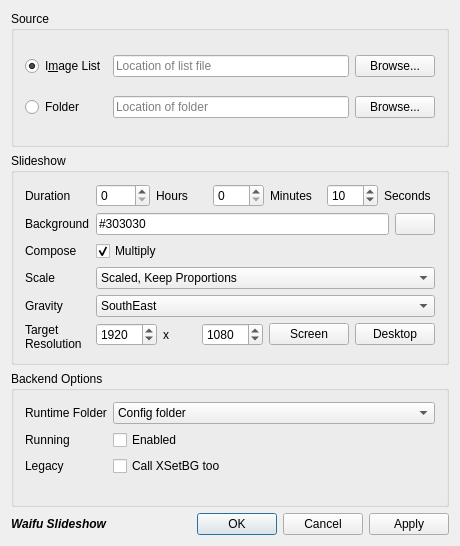
<?xml version="1.0" encoding="UTF-8"?>
<ui version="4.0">
 <class>MainWindow</class>
 <widget class="QDialog" name="MainWindow">
  <property name="geometry">
   <rect>
    <x>0</x>
    <y>0</y>
    <width>460</width>
    <height>546</height>
   </rect>
  </property>
  <property name="sizePolicy">
   <sizepolicy hsizetype="Minimum" vsizetype="Minimum">
    <horstretch>0</horstretch>
    <verstretch>0</verstretch>
   </sizepolicy>
  </property>
  <property name="windowTitle">
   <string>Cutie-pie Wallpaper Changer</string>
  </property>
  <property name="windowIcon">
   <iconset resource="resource.qrc">
    <normaloff>:/images/clock.png</normaloff>:/images/clock.png</iconset>
  </property>
  <layout class="QVBoxLayout" name="verticalLayout">
   <item>
    <widget class="QGroupBox" name="groupBox">
     <property name="title">
      <string>Source</string>
     </property>
     <layout class="QGridLayout" name="gridLayout">
      <item row="0" column="0">
       <widget class="QRadioButton" name="sourceImageList">
        <property name="text">
         <string>I&amp;mage List</string>
        </property>
        <property name="checked">
         <bool>true</bool>
        </property>
       </widget>
      </item>
      <item row="0" column="1">
       <layout class="QHBoxLayout" name="horizontalLayout_7">
        <item>
         <widget class="QLineEdit" name="listfile">
          <property name="placeholderText">
           <string>Location of list file</string>
          </property>
         </widget>
        </item>
        <item>
         <widget class="QPushButton" name="listfileBrowse">
          <property name="text">
           <string>Browse...</string>
          </property>
         </widget>
        </item>
       </layout>
      </item>
      <item row="1" column="0">
       <widget class="QRadioButton" name="sourceFolder">
        <property name="text">
         <string>Folder</string>
        </property>
       </widget>
      </item>
      <item row="1" column="1">
       <layout class="QHBoxLayout" name="horizontalLayout_8">
        <item>
         <widget class="QLineEdit" name="fileFolder">
          <property name="placeholderText">
           <string>Location of folder</string>
          </property>
         </widget>
        </item>
        <item>
         <widget class="QPushButton" name="fileFolderBrowse">
          <property name="text">
           <string>Browse...</string>
          </property>
         </widget>
        </item>
       </layout>
      </item>
     </layout>
    </widget>
   </item>
   <item>
    <widget class="QGroupBox" name="slideshowGroup">
     <property name="title">
      <string>Slideshow</string>
     </property>
     <layout class="QFormLayout" name="formLayout">
      <item row="0" column="0">
       <widget class="QLabel" name="label_2">
        <property name="text">
         <string>Duration</string>
        </property>
       </widget>
      </item>
      <item row="0" column="1">
       <layout class="QHBoxLayout" name="horizontalLayout_5">
        <item>
         <widget class="QSpinBox" name="hrs">
          <property name="maximum">
           <number>8760</number>
          </property>
         </widget>
        </item>
        <item>
         <widget class="QLabel" name="label_6">
          <property name="text">
           <string>Hours</string>
          </property>
         </widget>
        </item>
        <item>
         <widget class="QSpinBox" name="min">
          <property name="maximum">
           <number>59</number>
          </property>
         </widget>
        </item>
        <item>
         <widget class="QLabel" name="label_7">
          <property name="text">
           <string>Minutes</string>
          </property>
         </widget>
        </item>
        <item>
         <widget class="QSpinBox" name="sec">
          <property name="maximum">
           <number>60</number>
          </property>
          <property name="singleStep">
           <number>10</number>
          </property>
          <property name="value">
           <number>10</number>
          </property>
         </widget>
        </item>
        <item>
         <widget class="QLabel" name="label_8">
          <property name="text">
           <string>Seconds</string>
          </property>
         </widget>
        </item>
       </layout>
      </item>
      <item row="1" column="0">
       <widget class="QLabel" name="label_12">
        <property name="text">
         <string>Background</string>
        </property>
       </widget>
      </item>
      <item row="1" column="1">
       <layout class="QHBoxLayout" name="horizontalLayout_6">
        <item>
         <widget class="QLineEdit" name="bgcolor">
          <property name="inputMask">
           <string>\#HHHHHH</string>
          </property>
          <property name="text">
           <string>#303030</string>
          </property>
          <property name="placeholderText">
           <string>Format should be #RRGGBB</string>
          </property>
         </widget>
        </item>
        <item>
         <widget class="QPushButton" name="bgcolorSelect">
          <property name="text">
           <string/>
          </property>
         </widget>
        </item>
       </layout>
      </item>
      <item row="2" column="0">
       <widget class="QLabel" name="label_13">
        <property name="text">
         <string>Compose</string>
        </property>
       </widget>
      </item>
      <item row="2" column="1">
       <widget class="QCheckBox" name="multiply">
        <property name="text">
         <string>Multiply</string>
        </property>
        <property name="checked">
         <bool>true</bool>
        </property>
       </widget>
      </item>
      <item row="3" column="0">
       <widget class="QLabel" name="label_9">
        <property name="text">
         <string>Scale</string>
        </property>
       </widget>
      </item>
      <item row="3" column="1">
       <widget class="QComboBox" name="scale">
        <item>
         <property name="text">
          <string>Scaled, Keep Proportions</string>
         </property>
        </item>
        <item>
         <property name="text">
          <string>Scaled and Cropped</string>
         </property>
        </item>
        <item>
         <property name="text">
          <string>Tiled</string>
         </property>
        </item>
        <item>
         <property name="text">
          <string>None</string>
         </property>
        </item>
       </widget>
      </item>
      <item row="4" column="0">
       <widget class="QLabel" name="label_11">
        <property name="text">
         <string>Gravity</string>
        </property>
       </widget>
      </item>
      <item row="4" column="1">
       <widget class="QComboBox" name="gravity">
        <property name="currentIndex">
         <number>3</number>
        </property>
        <item>
         <property name="text">
          <string>North</string>
         </property>
        </item>
        <item>
         <property name="text">
          <string>NorthEast</string>
         </property>
        </item>
        <item>
         <property name="text">
          <string>East</string>
         </property>
        </item>
        <item>
         <property name="text">
          <string>SouthEast</string>
         </property>
        </item>
        <item>
         <property name="text">
          <string>South</string>
         </property>
        </item>
        <item>
         <property name="text">
          <string>SouthWest</string>
         </property>
        </item>
        <item>
         <property name="text">
          <string>West</string>
         </property>
        </item>
        <item>
         <property name="text">
          <string>NorthWest</string>
         </property>
        </item>
        <item>
         <property name="text">
          <string>Center</string>
         </property>
        </item>
       </widget>
      </item>
      <item row="5" column="0">
       <widget class="QLabel" name="label_5">
        <property name="text">
         <string>Target&lt;br&gt;Resolution</string>
        </property>
       </widget>
      </item>
      <item row="5" column="1">
       <layout class="QHBoxLayout" name="horizontalLayout">
        <item>
         <widget class="QSpinBox" name="targetWidth">
          <property name="minimum">
           <number>200</number>
          </property>
          <property name="maximum">
           <number>32768</number>
          </property>
          <property name="value">
           <number>1920</number>
          </property>
         </widget>
        </item>
        <item>
         <widget class="QLabel" name="label_14">
          <property name="text">
           <string>x</string>
          </property>
         </widget>
        </item>
        <item>
         <widget class="QSpinBox" name="targetHeight">
          <property name="minimum">
           <number>200</number>
          </property>
          <property name="maximum">
           <number>32768</number>
          </property>
          <property name="value">
           <number>1080</number>
          </property>
         </widget>
        </item>
        <item>
         <widget class="QPushButton" name="targetScreen">
          <property name="text">
           <string>Screen</string>
          </property>
         </widget>
        </item>
        <item>
         <widget class="QPushButton" name="targetDesktop">
          <property name="toolTip">
           <string>Only useful when KDE restores multi-desktop spanning</string>
          </property>
          <property name="text">
           <string>Desktop</string>
          </property>
         </widget>
        </item>
       </layout>
      </item>
     </layout>
    </widget>
   </item>
   <item>
    <widget class="QGroupBox" name="backendGroup">
     <property name="title">
      <string>Backend Options</string>
     </property>
     <layout class="QFormLayout" name="formLayout_2">
      <item row="0" column="0">
       <widget class="QLabel" name="label_3">
        <property name="text">
         <string>Runtime Folder</string>
        </property>
       </widget>
      </item>
      <item row="1" column="0">
       <widget class="QLabel" name="label_4">
        <property name="text">
         <string>Running</string>
        </property>
       </widget>
      </item>
      <item row="1" column="1">
       <widget class="QCheckBox" name="running">
        <property name="toolTip">
         <string>&lt;html&gt;&lt;head/&gt;&lt;body&gt;&lt;p&gt;Having this disabled is equivalent to &amp;quot;on first run only&amp;quot;.&lt;/p&gt;&lt;p&gt;With daily logins, equivalent to 1 wallpaper/day.&lt;/p&gt;&lt;/body&gt;&lt;/html&gt;</string>
        </property>
        <property name="text">
         <string>Enabled</string>
        </property>
        <property name="checked">
         <bool>false</bool>
        </property>
       </widget>
      </item>
      <item row="0" column="1">
       <widget class="QComboBox" name="folder">
        <property name="toolTip">
         <string>Point KDE slideshow here</string>
        </property>
        <property name="sizeAdjustPolicy">
         <enum>QComboBox::AdjustToContents</enum>
        </property>
        <item>
         <property name="text">
          <string>Config folder</string>
         </property>
        </item>
        <item>
         <property name="text">
          <string>/dev/shm/wallpaper</string>
         </property>
        </item>
        <item>
         <property name="text">
          <string>/tmp/wallpaper</string>
         </property>
        </item>
       </widget>
      </item>
      <item row="2" column="1">
       <widget class="QCheckBox" name="xsetbg">
        <property name="text">
         <string>Call XSetBG too</string>
        </property>
       </widget>
      </item>
      <item row="2" column="0">
       <widget class="QLabel" name="label_15">
        <property name="text">
         <string>Legacy</string>
        </property>
       </widget>
      </item>
     </layout>
    </widget>
   </item>
   <item>
    <layout class="QHBoxLayout" name="horizontalLayout_4">
     <item>
      <widget class="QLabel" name="label_10">
       <property name="text">
        <string>&lt;b&gt;&lt;i&gt;Waifu Slideshow</string>
       </property>
      </widget>
     </item>
     <item>
      <widget class="QDialogButtonBox" name="buttonBox">
       <property name="standardButtons">
        <set>QDialogButtonBox::Apply|QDialogButtonBox::Cancel|QDialogButtonBox::Ok</set>
       </property>
      </widget>
     </item>
    </layout>
   </item>
  </layout>
 </widget>
 <layoutdefault spacing="6" margin="11"/>
 <resources>
  <include location="resource.qrc"/>
 </resources>
 <connections/>
</ui>
